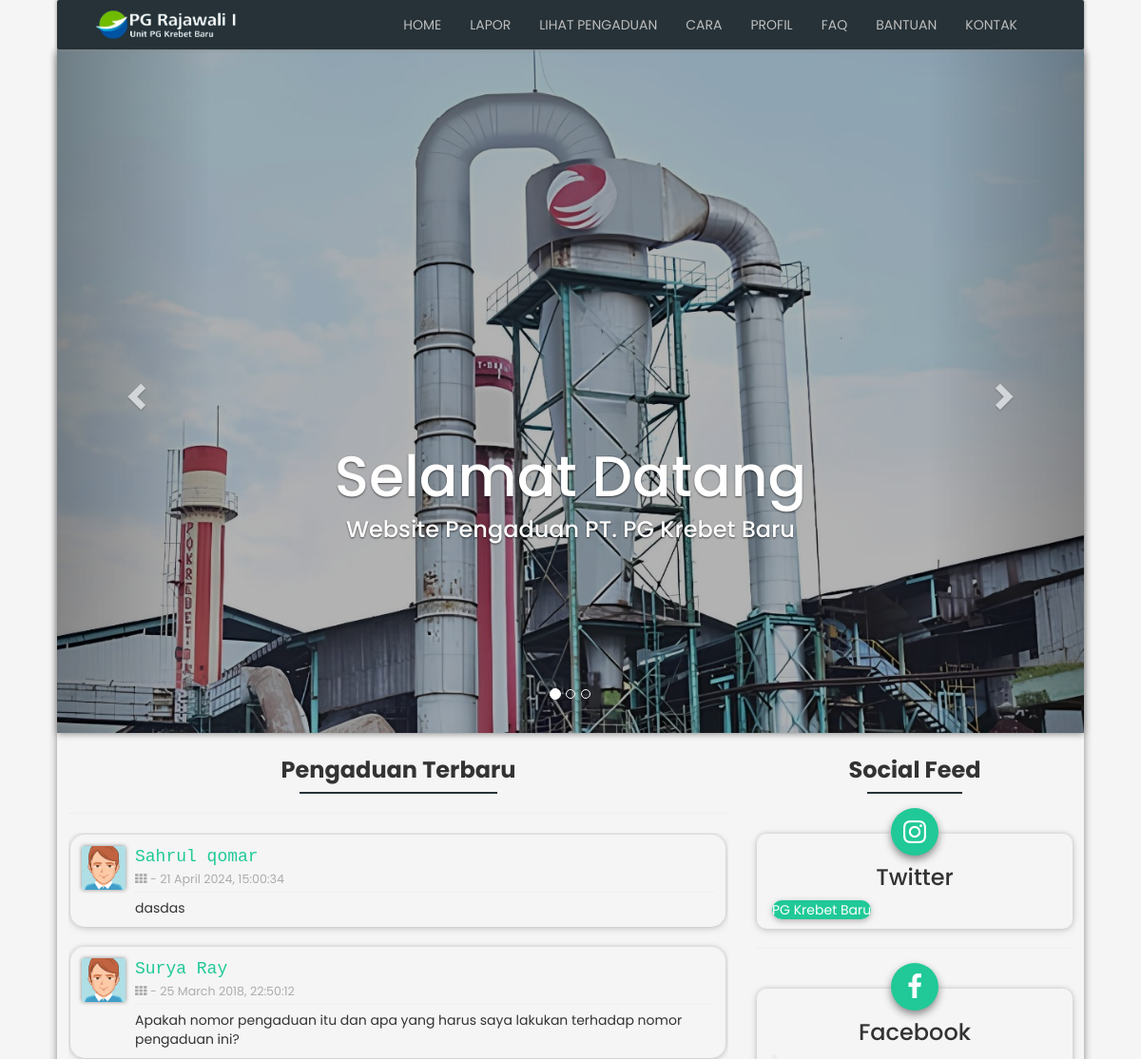
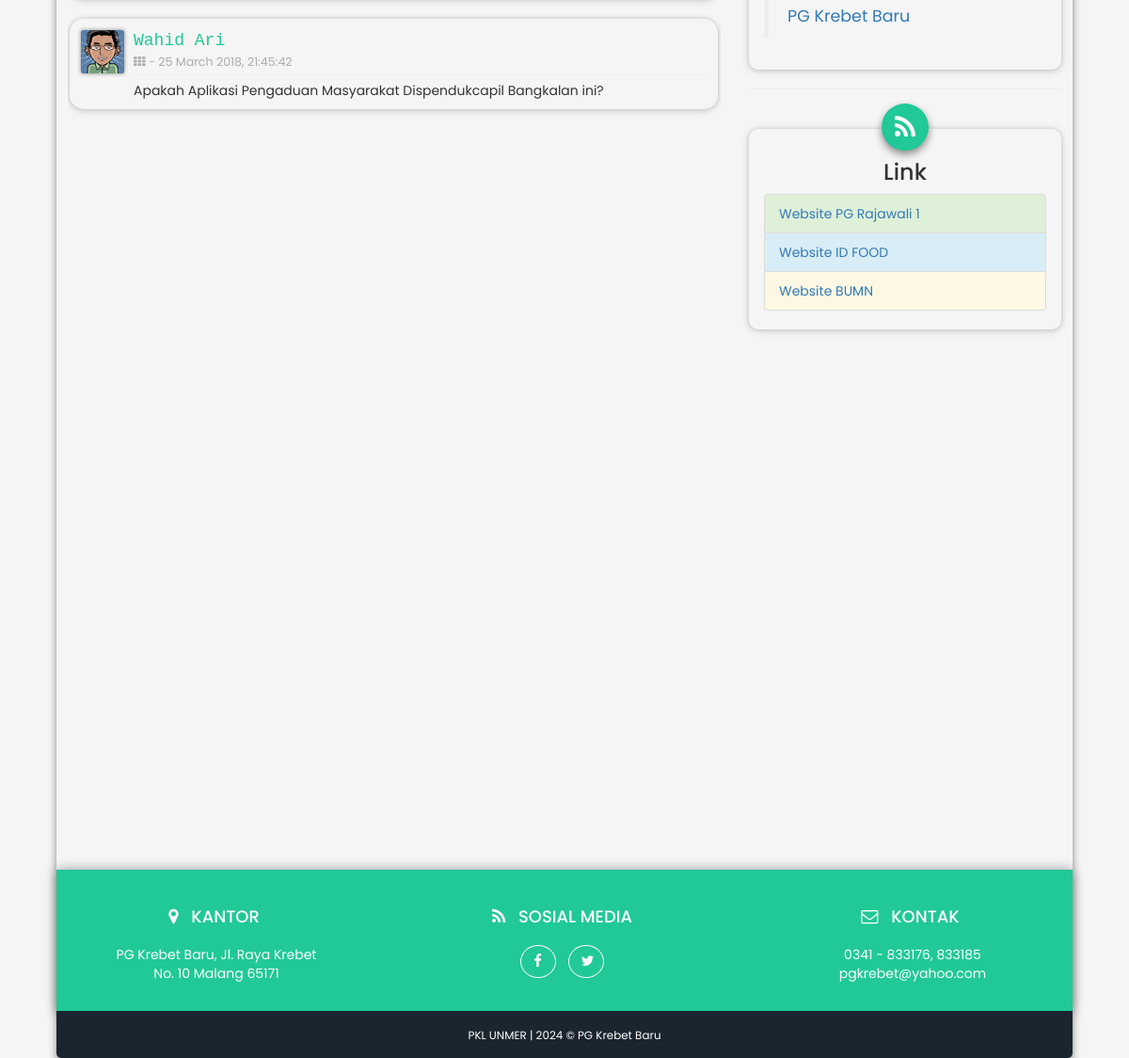
The page /user/public/home.php on the database its author committed (2 pictures, top to bottom).
### tables this page shows
CREATE TABLE `laporan`  (
  `id` int(11) NOT NULL,
  `nama` varchar(64) NOT NULL,
  `email` varchar(64) NOT NULL,
  `telpon` varchar(12) NOT NULL,
  `alamat` varchar(256) NOT NULL,
  `tujuan` int(11) NOT NULL,
  `isi` varchar(2048) NOT NULL,
  `gambar_path` varchar(255) NULL DEFAULT NULL,
  `tanggal` timestamp(0) NOT NULL DEFAULT current_timestamp(0) ON UPDATE CURRENT_TIMESTAMP(0),
  `status` varchar(12) NOT NULL,
  PRIMARY KEY (`id`) USING BTREE,
  INDEX `tujuan`(`tujuan`) USING BTREE
);

### user/public/home.php (the view, shortened to what this page needs)
<?php
    require_once("../private/database.php");
?>
<?php
function RandomAvatar(){
    $photoAreas = array("avatar1.png", "avatar2.png", "avatar3.png", "avatar4.png", "avatar5.png", "avatar6.png", "avatar7.png", "avatar8.png", "avatar9.png", "avatar10.png", "avatar11.png");
    $randomNumber = array_rand($photoAreas);
    $randomImage = $photoAreas[$randomNumber];
    echo $randomImage;
}
?>
<!DOCTYPE html>
<html lang="id">
<head>
    <link rel="stylesheet" href="css/bootstrap.css">
    <link rel="stylesheet" href="css/font-awesome.min.css">
    <link href="css/style.css" rel="stylesheet">
    <link rel="stylesheet" href="css/animate.min.css">
</head>
<body>
    <div class="shadow">
        <nav class="navbar navbar-inverse navbar-fixed form-shadow">
            <div class="container-fluid">
                <div class="navbar-header">
                    <a class="navbar-brand" href="">
                        <img alt="Brand" src="images/rajawali.png" width="200px" style="margin-top: -5px;" alt="">
                    </a>
                </div>
                <div class="collapse navbar-collapse" id="bs-example-navbar-collapse-1">
                        <ul class="nav navbar-nav navbar-right" style="margin-right: 40px;">
                            <li><a href="home">HOME</a></li>
                            <li><a href="lapor">LAPOR</a></li>
                            <li><a href="lihat">LIHAT PENGADUAN</a></li>
                            <li><a href="cara">CARA</a></li>
                            <li><a href="profildinas">PROFIL</a></li>
                            <li><a href="faq">FAQ</a></li>
                            <li><a href="bantuan">BANTUAN</a></li>
                            <li><a href="kontak">KONTAK</a></li>
                        </ul>
            </div>
        </div>
    </nav>
    <div id="mainCarousel" class="carousel slide" data-ride="carousel">
        <ol class="carousel-indicators">
            <li data-target="#mainCarousel" data-slide-to="0" class="active"></li>
            <li data-target="#mainCarousel" data-slide-to="1"></li>
            <li data-target="#mainCarousel" data-slide-to="2"></li>
        </ol>
        <div class="carousel-inner" role="listbox">
            <div class="item active">
                <img src="images/header1.jpg" alt="...">
                <div class="carousel-caption welcome">
                    <h2 class="animated bounceInRight">Selamat Datang</h2>
                    <h3 class="animated bounceInLeft">Website Pengaduan PT. PG Krebet Baru</h3>
                </div>
            </div>
        </div>
        <a class="left carousel-control" href="#mainCarousel" role="button" data-slide="prev">
            <span class="glyphicon glyphicon-chevron-left"></span>
        </a>
        <a class="right carousel-control" href="#mainCarousel" role="button" data-slide="next">
            <span class="glyphicon glyphicon-chevron-right"></span>
        </a>
    </div>
    <div class="main-content">
        <div class="section">
            <div class="row">
                <div class="col-md-8">
                    <br>
                    <h3 class="text-center h3-custom" style="font-family: 'Poppins', sans-serif; font-weight: bold;">Pengaduan Terbaru</h3>
                    <hr class="custom-line"/>
                    <hr>
                    <div class="scroll-laporan">
                        <?php
                        $statement = $db->query("SELECT * FROM `laporan` ORDER BY id DESC");
                        foreach ($statement as $key ) {
                            $mysqldate = $key['tanggal'];
                            $phpdate = strtotime($mysqldate);
                            $tanggal = date( 'd F Y, H:i:s', $phpdate);
                            ?>
                            <div class="panel-body card-shadow-2">
                                <a class="media-left" href="#"><img class="img-circle img-sm form-shadow" src="images/avatar/<?php RandomAvatar(); ?>"></a>
                                <div class="media-body">
                                    <div>
                                        <h4 class="text-green profil-name" style="font-family: monospace;"><?php echo $key['nama']; ?></h4>
                                        <p class="text-muted text-sm"><i class="fa fa-th fa-fw"></i>  -  <?php echo $tanggal; ?></p>
                                    </div>
                                    <hr class="hr-nama">
                                    <p>
                                        <?php echo $key['isi']; ?>
                                    </p>
                                </div>
                            </div>
                            <?php
                        }
                        ?>
                    </div>
                </div>
                <div class="col-md-4">
                    <br>
                    <h3 class="text-center h3-custom" style="font-family: 'Poppins', sans-serif; font-weight: bold;">Social Feed</h3>
                    <hr class="custom-line"/>
                    <div class="box">
                        <div class="box-icon shadow">
                            <span class="fa fa-2x fa-instagram"></span>
                        </div>
                        <div class="info">
                            <h3 class="text-center">Twitter</h3>
                            <a class="twitter-timeline" href="https://twitter.com/PgKrebetbaru?t=705wsLepSnoFtyBDVPIqhQ&s=09" data-width="500" data-height="300">PG Krebet Baru</a>
                        </div>
                    </div>
                    <hr>
                    <div class="box">
                        <div class="box-icon shadow">
                            <span class="fa fa-2x fa-facebook"></span>
                        </div>
                        <div class="info">
                            <h3 class="text-center">Facebook</h3>
                            <div class="fb-page" data-height="300" data-width="500" data-href="https://www.facebook.com/pgkrebetbaru" data-tabs="timeline" data-small-header="false" data-adapt-container-width="true" data-hide-cover="false" data-show-facepile="true">
                                <blockquote cite="https://www.facebook.com/pgkrebetbaru" class="fb-xfbml-parse-ignore">
                                    <a href="https://www.facebook.com/pgkrebetbaru">PG Krebet Baru</a>
                                </blockquote>
                            </div>
                        </div>
                    </div>
                    <hr>
                    <div class="box">
                        <div class="box-icon shadow">
                            <span class="fa fa-2x fa-rss"></span>
                        </div>
                        <div class="info">
                            <h3 class="text-center">Link</h3>
                            <ul class="list-group">
                                <li class="list-group-item list-group-item-success"><a href="https://pgrajawali1.co.id/">Website PG Rajawali 1</a></li>
                                <li class="list-group-item list-group-item-info"><a href="https://idfood.co.id/">Website ID FOOD</a></li>
                                <li class="list-group-item list-group-item-warning"><a href="https://www.bumn.go.id/">Website BUMN</a></li>
                            </ul>
                        </div>
                    </div>
                </div>
            </div>
        </div>
    </div>
    <footer class="footer text-center">
        <div class="row">
            <div class="col-md-4 mb-5 mb-lg-0">
                <ul class="list-inline mb-0">
                    <li class="list-inline-item">
                        <i class="fa fa-top fa-map-marker"></i>
                    </li>
                    <li class="list-inline-item">
                        <h4 class="text-uppercase mb-4">Kantor</h4>
                    </li>
                </ul>
                <p class="mb-0">
                PG Krebet Baru, Jl. Raya Krebet
                    <br>No. 10 Malang 65171
                </p>
            </div>
            <div class="col-md-4 mb-5 mb-lg-0">
                <ul class="list-inline mb-0">
                    <li class="list-inline-item">
                        <i class="fa fa-top fa-rss"></i>
                    </li>
                    <li class="list-inline-item">
                        <h4 class="text-uppercase mb-4">Sosial Media</h4>
                    </li>
                </ul>
                <ul class="list-inline mb-0">
                    <li class="list-inline-item">
                        <a class="btn btn-outline-light btn-social text-center rounded-circle" href="https://www.facebook.com/pgkrebetbaru">
                            <i class="fa fa-fw fa-facebook"></i>
                        </a>
                    </li>
                    <li class="list-inline-item">
                        <a class="btn btn-outline-light btn-social text-center rounded-circle" href="https://x.com/PgKrebetbaru?t=705wsLepSnoFtyBDVPIqhQ&s=09">
                            <i class="fa fa-fw fa-twitter"></i>
                        </a>
                    </li>
                </ul>
            </div>
            <div class="col-md-4">
                <ul class="list-inline mb-0">
                    <li class="list-inline-item">
                        <i class="fa fa-top fa-envelope-o"></i>
                    </li>
                    <li class="list-inline-item">
                        <h4 class="text-uppercase mb-4">Kontak</h4>
                    </li>
                </ul>
                <p class="mb-0">
                    0341 - 833176, 833185 <br>
                    pgkrebet@yahoo.com <br>
                </p>
            </div>
        </div>
    </footer>
    <div class="copyright py-4 text-center text-white">
        <small>PKL UNMER | 2024 &copy; PG Krebet Baru</small>
    </div>
</div>
</body>
</html>

### user/public/css/style.css (style rules this page uses)
body { height:100%; font-family: "Poppins", sans-serif; font-weight: 400; font-style: normal; background-color: #F5F5F5; padding-top: 45px; margin: 0.5% 5%; }
html { height: 100%; }
.item img { width: 100%; }
.shadow { box-shadow: 0px 4px 8px #888888; border-radius: 5px; min-height: 100%; }
.footer { padding-top: 3rem; padding-bottom: 2rem; background-color: #20c997; color: #fff; bottom: 0; box-shadow: 0px 1px 12px #888888; }
.copyright { background-color: #1a252f; border-bottom-left-radius: 5px; border-bottom-right-radius: 5px; bottom: 0; }
.py-4 { padding-top: 1.5rem!important; padding-bottom: 1.5rem!important; }
.text-white { color: #fff!important; }
.main-content { padding: 12px; }
.btn-social { width: 3.8rem; height: 3.5rem; font-size: 1.5rem; line-height: 2rem; color: #fff; }
.text-center { text-align: center!important; }
.rounded-circle { border-radius: 50%!important; }
.btn-outline-light { color: #f8f9fa; background-color: transparent; background-image: none; border-color: #f8f9fa; }
.fa-top { font-size: 1.3em; }
.box { border-radius: 10px; box-shadow: 0 0px 5px 0 rgba(0, 0, 0, 0.16), 0 2px 10px 0 rgba(0, 0, 0, 0.12); padding: 10px 16px; display: block; margin-top: 42px; margin-bottom: 18px; }
.box-icon { background-color: #20c997; border-radius: 50%; display: table; height: 50px; margin: 0 auto; width: 50px; margin-top: -37px; }
.box-icon span { color: #fff; display: table-cell; text-align: center; vertical-align: middle; }
.info > a { background-color: #20c997; border-radius: 10px; box-shadow: 0 2px 5px 0 rgba(0, 0, 0, 0.16), 0 2px 10px 0 rgba(0, 0, 0, 0.12); color: #fff; transition: all 0.5s ease 0s; }
.fb-page, .fb-page span, .fb-page span iframe[style] { width: 100% !important; padding-bottom: 4px; }
.item:after { content:""; display:block; position:absolute; top:0; bottom:0; left:0; right:0; background:rgba(0,0,0,0.3); }
@media screen and (min-width: 1000px) { .welcome { margin-bottom: 13%; } }
.form-shadow { box-shadow: 0px 0px 4px #888888; border-radius: 2px; }
.navbar-fixed { position: fixed; top: 0; left: 0; right: 0; z-index: 20; margin: 0 5%; box-shadow: 0px 0px 4px #888888; }
.custom-line { border-color: #263238; border-width: 2px; max-width: 30%; margin-top: 0px; }
.panel-body { padding: 12px 12px 0px 12px; margin-top: 2px; margin-bottom: 14px; }
h4.profil-name { margin-top: 2px; margin-bottom: 4px; }
.hr-nama { margin-top: -6px; margin-bottom: 6px; }
.img-sm { width: 46px; height: 46px; }
.text-muted, a.text-muted:hover, a.text-muted:focus { color: #acacac; }
.text-sm { font-size: 0.9em; }
.card-shadow-2 { border-radius: 15px; box-shadow: 0 0px 5px 0 rgba(0, 0, 0, 0.16), 0 2px 10px 0 rgba(0, 0, 0, 0.12); display: inline-block; }
.scroll-laporan { overflow-x: hidden; overflow-y: scroll; height: 1150px; padding-left: 2px; padding-right: 3px; }
.h3-custom { font-size: 24px; margin-top: -6px; }
.text-green { color: #20c997; }

### rows shown on the page
laporan: nama "Sahrul qomar", tanggal "21 April 2024, 15:00:34", isi "dasdas"
laporan: nama "Surya Ray", tanggal "25 March 2018, 22:50:12", isi "Apakah nomor pengaduan itu dan apa yang harus saya lakukan terhadap nomor pengaduan ini?"
laporan: shows a picture, nama "Wahid Ari", tanggal "25 March 2018, 21:45:42", isi "Apakah Aplikasi Pengaduan Masyarakat Dispendukcapil Bangkalan ini?"
